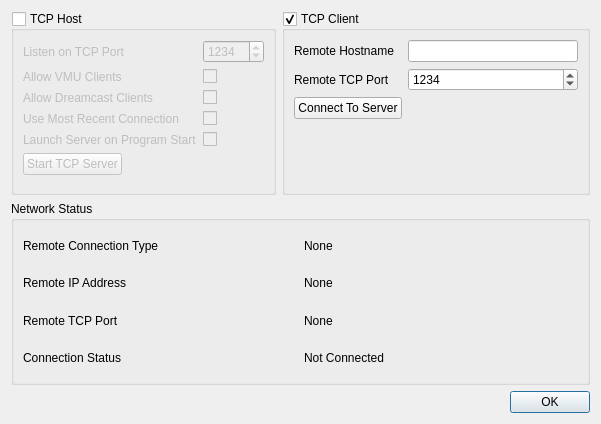
<?xml version="1.0" encoding="UTF-8"?>
<ui version="4.0">
 <class>VmuTcpDialog</class>
 <widget class="QDialog" name="VmuTcpDialog">
  <property name="geometry">
   <rect>
    <x>0</x>
    <y>0</y>
    <width>601</width>
    <height>424</height>
   </rect>
  </property>
  <property name="windowTitle">
   <string>TCP Connection Manager</string>
  </property>
  <property name="toolTip">
   <string extracomment="Configure Client/Host TCP Connections"/>
  </property>
  <layout class="QVBoxLayout" name="verticalLayout">
   <item>
    <layout class="QHBoxLayout" name="hostClientLayout">
     <item>
      <widget class="QGroupBox" name="hostGroupBox">
       <property name="title">
        <string>TCP Host</string>
       </property>
       <property name="checkable">
        <bool>true</bool>
       </property>
       <property name="checked">
        <bool>false</bool>
       </property>
       <layout class="QFormLayout" name="formLayout">
        <item row="0" column="0">
         <widget class="QLabel" name="listenPortLabel">
          <property name="text">
           <string>Listen on TCP Port</string>
          </property>
         </widget>
        </item>
        <item row="0" column="1">
         <widget class="QSpinBox" name="listenPortSpinBox">
          <property name="maximum">
           <number>65535</number>
          </property>
          <property name="value">
           <number>1234</number>
          </property>
         </widget>
        </item>
        <item row="1" column="0">
         <widget class="QLabel" name="vmuClientLabel">
          <property name="text">
           <string>Allow VMU Clients</string>
          </property>
         </widget>
        </item>
        <item row="1" column="1">
         <widget class="QCheckBox" name="vmuClientCheckBox">
          <property name="text">
           <string/>
          </property>
         </widget>
        </item>
        <item row="2" column="0">
         <widget class="QLabel" name="dcClientLabel">
          <property name="text">
           <string>Allow Dreamcast Clients</string>
          </property>
         </widget>
        </item>
        <item row="2" column="1">
         <widget class="QCheckBox" name="dcClientCheckBox">
          <property name="text">
           <string/>
          </property>
         </widget>
        </item>
        <item row="3" column="0">
         <widget class="QLabel" name="mostRecentLabel">
          <property name="text">
           <string>Use Most Recent Connection</string>
          </property>
         </widget>
        </item>
        <item row="3" column="1">
         <widget class="QCheckBox" name="mostRecentCheckBox">
          <property name="text">
           <string/>
          </property>
         </widget>
        </item>
        <item row="4" column="0">
         <widget class="QLabel" name="programStartLabel">
          <property name="text">
           <string>Launch Server on Program Start</string>
          </property>
         </widget>
        </item>
        <item row="4" column="1">
         <widget class="QCheckBox" name="programStartCheckBox">
          <property name="text">
           <string/>
          </property>
         </widget>
        </item>
        <item row="5" column="0">
         <widget class="QPushButton" name="startServerButton">
          <property name="text">
           <string>Start TCP Server</string>
          </property>
         </widget>
        </item>
       </layout>
      </widget>
     </item>
     <item>
      <widget class="QGroupBox" name="clientGroupBox">
       <property name="sizePolicy">
        <sizepolicy hsizetype="Preferred" vsizetype="Preferred">
         <horstretch>0</horstretch>
         <verstretch>0</verstretch>
        </sizepolicy>
       </property>
       <property name="title">
        <string>TCP Client</string>
       </property>
       <property name="checkable">
        <bool>true</bool>
       </property>
       <property name="checked">
        <bool>true</bool>
       </property>
       <layout class="QFormLayout" name="formLayout_2">
        <item row="0" column="0">
         <widget class="QLabel" name="ipLabel">
          <property name="text">
           <string>Remote Hostname</string>
          </property>
         </widget>
        </item>
        <item row="0" column="1">
         <widget class="QLineEdit" name="ipEdit"/>
        </item>
        <item row="1" column="0">
         <widget class="QLabel" name="portLabel">
          <property name="text">
           <string>Remote TCP Port</string>
          </property>
         </widget>
        </item>
        <item row="1" column="1">
         <widget class="QSpinBox" name="portSpinbox">
          <property name="maximum">
           <number>65535</number>
          </property>
          <property name="value">
           <number>1234</number>
          </property>
         </widget>
        </item>
        <item row="2" column="0">
         <widget class="QPushButton" name="connectButton">
          <property name="text">
           <string>Connect To Server</string>
          </property>
         </widget>
        </item>
       </layout>
      </widget>
     </item>
    </layout>
   </item>
   <item>
    <widget class="QGroupBox" name="statusGroupBox">
     <property name="title">
      <string>Network Status</string>
     </property>
     <layout class="QGridLayout" name="gridLayout">
      <item row="1" column="0">
       <widget class="QLabel" name="remoteIpLabel">
        <property name="text">
         <string>Remote IP Address</string>
        </property>
       </widget>
      </item>
      <item row="0" column="0">
       <widget class="QLabel" name="remoteTypeLabel">
        <property name="text">
         <string>Remote Connection Type</string>
        </property>
       </widget>
      </item>
      <item row="3" column="0">
       <widget class="QLabel" name="connectionStatusLabel">
        <property name="text">
         <string>Connection Status</string>
        </property>
       </widget>
      </item>
      <item row="0" column="1">
       <widget class="QLabel" name="remoteTypeText">
        <property name="text">
         <string>None</string>
        </property>
       </widget>
      </item>
      <item row="3" column="1">
       <widget class="QLabel" name="connectionStatusText">
        <property name="text">
         <string>Not Connected</string>
        </property>
       </widget>
      </item>
      <item row="2" column="1">
       <widget class="QLabel" name="remotePortText">
        <property name="text">
         <string>None</string>
        </property>
       </widget>
      </item>
      <item row="1" column="1">
       <widget class="QLabel" name="remoteIpText">
        <property name="text">
         <string>None</string>
        </property>
       </widget>
      </item>
      <item row="2" column="0">
       <widget class="QLabel" name="remotePortLabel">
        <property name="text">
         <string>Remote TCP Port</string>
        </property>
       </widget>
      </item>
     </layout>
    </widget>
   </item>
   <item>
    <widget class="QDialogButtonBox" name="buttonBox">
     <property name="orientation">
      <enum>Qt::Horizontal</enum>
     </property>
     <property name="standardButtons">
      <set>QDialogButtonBox::Ok</set>
     </property>
    </widget>
   </item>
  </layout>
 </widget>
 <resources/>
 <connections>
  <connection>
   <sender>buttonBox</sender>
   <signal>accepted()</signal>
   <receiver>VmuTcpDialog</receiver>
   <slot>accept()</slot>
   <hints>
    <hint type="sourcelabel">
     <x>248</x>
     <y>254</y>
    </hint>
    <hint type="destinationlabel">
     <x>157</x>
     <y>274</y>
    </hint>
   </hints>
  </connection>
  <connection>
   <sender>buttonBox</sender>
   <signal>rejected()</signal>
   <receiver>VmuTcpDialog</receiver>
   <slot>reject()</slot>
   <hints>
    <hint type="sourcelabel">
     <x>316</x>
     <y>260</y>
    </hint>
    <hint type="destinationlabel">
     <x>286</x>
     <y>274</y>
    </hint>
   </hints>
  </connection>
 </connections>
</ui>
